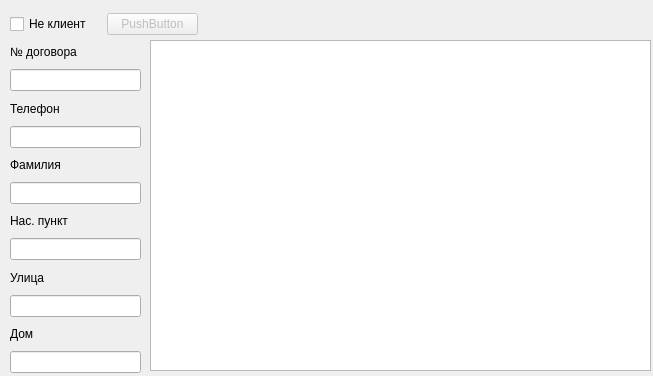
<?xml version="1.0" encoding="UTF-8"?>
<ui version="4.0">
 <class>CustomerSearch</class>
 <widget class="QWidget" name="CustomerSearch">
  <property name="geometry">
   <rect>
    <x>0</x>
    <y>0</y>
    <width>653</width>
    <height>376</height>
   </rect>
  </property>
  <property name="windowTitle">
   <string>Form</string>
  </property>
  <widget class="QTableView" name="tvCustomers">
   <property name="geometry">
    <rect>
     <x>150</x>
     <y>40</y>
     <width>501</width>
     <height>331</height>
    </rect>
   </property>
  </widget>
  <widget class="QWidget" name="">
   <property name="geometry">
    <rect>
     <x>10</x>
     <y>41</y>
     <width>131</width>
     <height>332</height>
    </rect>
   </property>
   <layout class="QVBoxLayout" name="verticalLayout">
    <item>
     <widget class="QLabel" name="lblContractNumber">
      <property name="text">
       <string>№ договора</string>
      </property>
     </widget>
    </item>
    <item>
     <widget class="QLineEdit" name="lntContractNumber"/>
    </item>
    <item>
     <widget class="QLabel" name="lblPhoneNumber">
      <property name="text">
       <string>Телефон</string>
      </property>
     </widget>
    </item>
    <item>
     <widget class="QLineEdit" name="lntPhoneNumber"/>
    </item>
    <item>
     <widget class="QLabel" name="lblLastName">
      <property name="text">
       <string>Фамилия</string>
      </property>
     </widget>
    </item>
    <item>
     <widget class="QLineEdit" name="lntLName"/>
    </item>
    <item>
     <widget class="QLabel" name="lblLocality">
      <property name="text">
       <string>Нас. пункт</string>
      </property>
     </widget>
    </item>
    <item>
     <widget class="QLineEdit" name="lntLocality"/>
    </item>
    <item>
     <widget class="QLabel" name="label_2">
      <property name="text">
       <string>Улица</string>
      </property>
     </widget>
    </item>
    <item>
     <widget class="QLineEdit" name="lntStreet"/>
    </item>
    <item>
     <widget class="QLabel" name="label_3">
      <property name="text">
       <string>Дом</string>
      </property>
     </widget>
    </item>
    <item>
     <widget class="QLineEdit" name="lntHouse"/>
    </item>
   </layout>
  </widget>
  <widget class="QWidget" name="">
   <property name="geometry">
    <rect>
     <x>10</x>
     <y>10</y>
     <width>188</width>
     <height>29</height>
    </rect>
   </property>
   <layout class="QHBoxLayout" name="horizontalLayout">
    <item>
     <widget class="QCheckBox" name="cbxNoCustomer">
      <property name="text">
       <string>Не клиент</string>
      </property>
     </widget>
    </item>
    <item>
     <widget class="QPushButton" name="pbtnCreateTask">
      <property name="enabled">
       <bool>false</bool>
      </property>
      <property name="text">
       <string>PushButton</string>
      </property>
     </widget>
    </item>
   </layout>
  </widget>
 </widget>
 <resources/>
 <connections/>
</ui>
